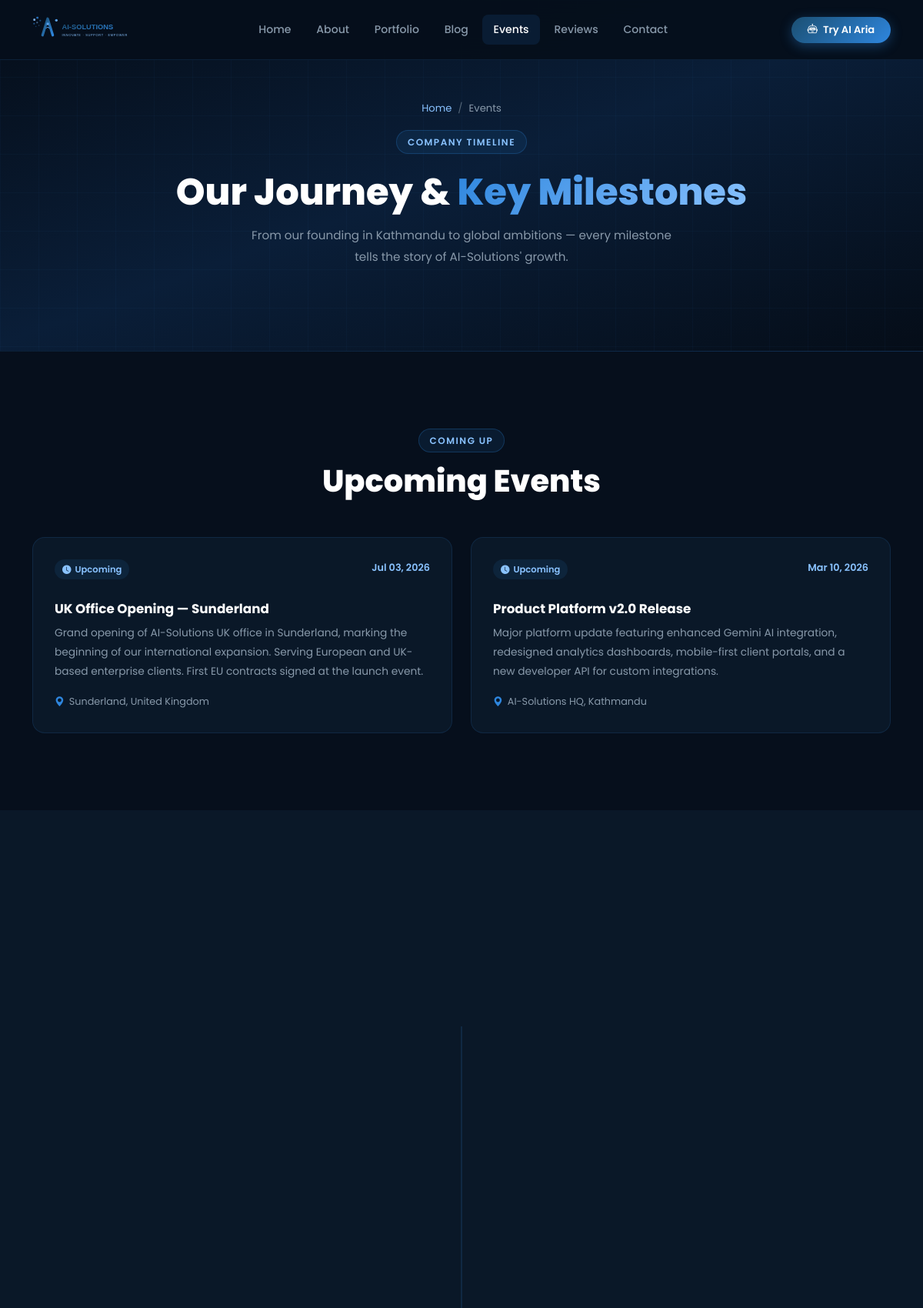
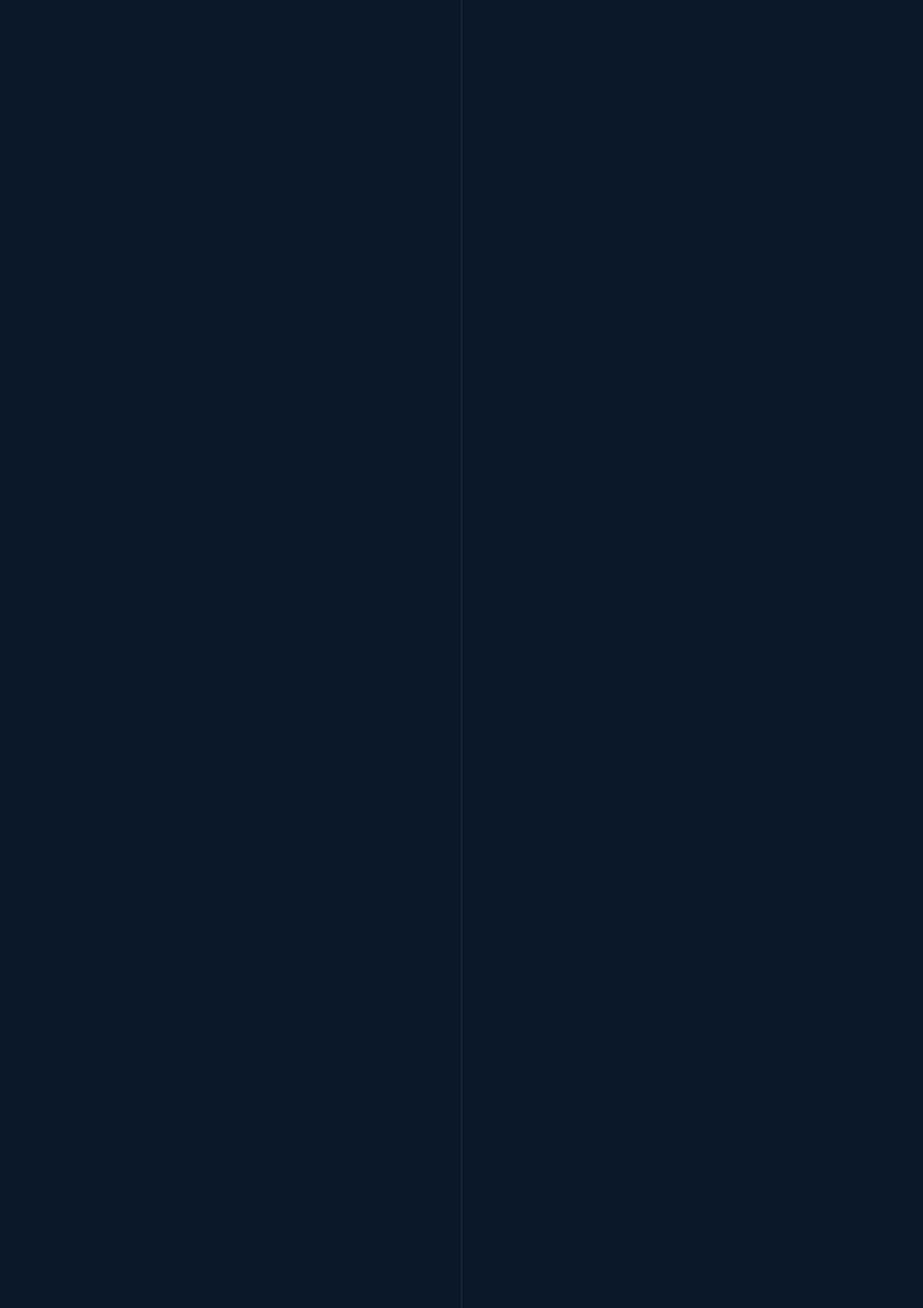
Screenshot of /events/ (upper part) with the database file from the repository (2 pictures, top to bottom).
### core/models.py (models this page shows, shortened)
class Event(models.Model):
    title = models.CharField(max_length=200)
    description = models.TextField()
    date = models.DateField()
    location = models.CharField(max_length=200, blank=True)
    image = models.ImageField(upload_to='events/', blank=True, null=True)
    is_completed = models.BooleanField(default=False)
    created_at = models.DateTimeField(auto_now_add=True)
    class Meta:
        ordering = ['-date']
        verbose_name = 'Event'
        verbose_name_plural = 'Events'

### core/views.py (the view)
# urls.py: path('events/', views.events, name='events'),
def events(request):
    all_events = Event.objects.all()
    upcoming = all_events.filter(is_completed=False)
    completed = all_events.filter(is_completed=True)
    return render(request, 'core/events.html', {
        'upcoming': upcoming,
        'completed': completed,
        'all_events': all_events,
    })

### core/context_processors.py (called while the page is built)
def site_settings(request):
    return {'settings': SiteSettings.get_settings()}

def unread_messages(request):
    if request.user.is_authenticated and request.user.is_staff:
        count = ContactMessage.objects.filter(is_read=False).count()
        return {'unread_messages_count': count}
    return {'unread_messages_count': 0}

### core/models.py (called while the page is built)
    @classmethod
    def get_settings(cls):
        obj, _ = cls.objects.get_or_create(pk=1)
        return obj

### templates/core/events.html (shortened to what this page needs)
{% extends 'base.html' %}
{% block content %}
<div class="page-hero">
  <div class="container position-relative">
    <nav aria-label="breadcrumb" class="mb-3">
      <ol class="breadcrumb justify-content-center" style="font-size:.82rem;">
        <li class="breadcrumb-item"><a href="{% url 'home' %}">Home</a></li>
        <li class="breadcrumb-item active">Events</li>
      </ol>
    </nav>
    <div class="section-badge">Company Timeline</div>
    <h1 class="section-title mt-2" style="font-size:clamp(2rem,4vw,3rem);">Our Journey &amp; <span class="gradient-text">Key Milestones</span></h1>
    <p class="section-subtitle mx-auto">From our founding in Kathmandu to global ambitions — every milestone tells the story of AI-Solutions' growth.</p>
  </div>
</div>
{% if upcoming %}
<section>
  <div class="container">
    <div class="text-center mb-5 fade-up">
      <div class="section-badge">Coming Up</div>
      <h2 class="section-title">Upcoming Events</h2>
    </div>
    <div class="row g-4">
      {% for event in upcoming %}
      <div class="col-md-6 fade-up" style="transition-delay:{{ forloop.counter0 }}00ms;">
        <div class="service-card">
          <div class="d-flex align-items-start justify-content-between mb-3">
            <span class="status-pill upcoming"><i class="bi bi-clock-fill"></i> Upcoming</span>
            <span style="font-size:.8rem;color:var(--secondary);font-weight:600;">{{ event.date|date:"M d, Y" }}</span>
          </div>
          <h5>{{ event.title }}</h5>
          <p>{{ event.description }}</p>
          {% if event.location %}
          <div style="font-size:.8rem;color:var(--text-muted);display:flex;align-items:center;gap:6px;">
            <i class="bi bi-geo-alt-fill" style="color:var(--primary);"></i> {{ event.location }}
          </div>
          {% endif %}
        </div>
      </div>
      {% endfor %}
    </div>
  </div>
</section>
{% endif %}
<section class="{% if upcoming %}why-section{% endif %}">
  <div class="container">
    <div class="timeline">
    </div>
  </div>
</section>
{% endblock %}

### static/css/style.css (style rules this page uses)
:root { --primary: #2E86DE; --primary-dark: #1B4F72; --secondary: #89C2FF; --dark: #060f1c; --dark-card: #0a1828; --dark-card-2: #0e2038; --dark-border: rgba(46, 134, 222, 0.15); --soft-gray: #D6DBDF; --text-muted: #8899AA; --gradient-1: linear-gradient(135deg, #1B4F72 0%, #2E86DE 100%); --gradient-2: linear-gradient(135deg, #2E86DE 0%, #89C2FF 100%); --gradient-hero: linear-gradient(160deg, #050d18 0%, #0a1e38 50%, #050d18 100%); --shadow-glow: 0 0 40px rgba(46, 134, 222, 0.2); --shadow-card: 0 8px 32px rgba(0, 0, 0, 0.35); --radius-lg: 16px; --radius-pill: 50px; --transition: all 0.3s ease; }
*, *::before, *::after { box-sizing: border-box; }
html { scroll-behavior: smooth; }
body { font-family: 'Poppins', sans-serif; background-color: var(--dark); color: #C8D8E8; line-height: 1.75; overflow-x: hidden; }
h1,h2,h3,h4,h5,h6 { font-family: 'Poppins', sans-serif; font-weight: 700; color: #fff; }
a { text-decoration: none; transition: var(--transition); }
.gradient-text { background: var(--gradient-2); -webkit-background-clip: text; -webkit-text-fill-color: transparent; background-clip: text; }
section { padding: 100px 0; }
.section-badge { display: inline-block; background: rgba(46, 134, 222, 0.1); color: var(--secondary); border: 1px solid rgba(46, 134, 222, 0.25); padding: 4px 14px; border-radius: var(--radius-pill); font-size: 0.75rem; font-weight: 600; letter-spacing: 1.5px; text-transform: uppercase; margin-bottom: 0.75rem; }
.section-title { font-size: clamp(1.8rem, 3.5vw, 2.5rem); font-weight: 800; color: #fff; margin-bottom: 0.75rem; line-height: 1.25; }
.section-subtitle { font-size: 0.95rem; color: var(--text-muted); max-width: 560px; margin: 0 auto 3rem; line-height: 1.85; }
.fade-up { opacity: 0; transform: translateY(28px); transition: opacity 0.65s ease, transform 0.65s ease; }
.fade-up.visible { opacity: 1; transform: translateY(0); }
.service-card { background: var(--dark-card); border: 1px solid var(--dark-border); border-radius: var(--radius-lg); padding: 1.75rem; height: 100%; transition: var(--transition); position: relative; overflow: hidden; }
.service-card::before { content: ''; position: absolute; top: 0; left: 0; right: 0; height: 2px; background: var(--gradient-1); transform: scaleX(0); transition: var(--transition); }
.service-card h5 { font-size: 1.05rem; font-weight: 700; margin-bottom: 0.6rem; color: #fff; }
.service-card p { font-size: 0.86rem; color: var(--text-muted); line-height: 1.8; margin-bottom: 1rem; }
.timeline { position: relative; padding-left: 0; }
.timeline::before { content: ''; position: absolute; left: 50%; top: 0; bottom: 0; width: 2px; background: var(--dark-border); transform: translateX(-50%); }
.status-pill { display: inline-flex; align-items: center; gap: 5px; padding: 3px 10px; border-radius: 20px; font-size: 0.72rem; font-weight: 600; margin-bottom: 0.75rem; }
.status-pill.upcoming { background: rgba(46,134,222,0.1); color: var(--secondary); }
.why-section { background: var(--dark-card); }
.page-hero { background: var(--gradient-hero); padding: 130px 0 60px; text-align: center; position: relative; overflow: hidden; border-bottom: 1px solid var(--dark-border); }
.page-hero::before { content: ''; position: absolute; inset: 0; background-image: linear-gradient(rgba(46,134,222,0.04) 1px, transparent 1px), linear-gradient(90deg, rgba(46,134,222,0.04) 1px, transparent 1px); background-size: 50px 50px; }
.breadcrumb-item a { color: var(--secondary); }
.breadcrumb-item.active { color: var(--text-muted); }
.breadcrumb-item + .breadcrumb-item::before { color: #556677; }

### rows the page displays
Event: date "Jul 03, 2026", title "UK Office Opening — Sunderland", description "Grand opening of AI-Solutions UK office in Sunderland, marking the beginning of our international expansion. Serving European and UK-based enterprise clients. First EU contracts signed at the launch event.", location "Sunderland, United Kingdom"
Event: date "Mar 10, 2026", title "Product Platform v2.0 Release", description "Major platform update featuring enhanced Gemini AI integration, redesigned analytics dashboards, mobile-first client portals, and a new developer API for custom integrations.", location "AI-Solutions HQ, Kathmandu"
